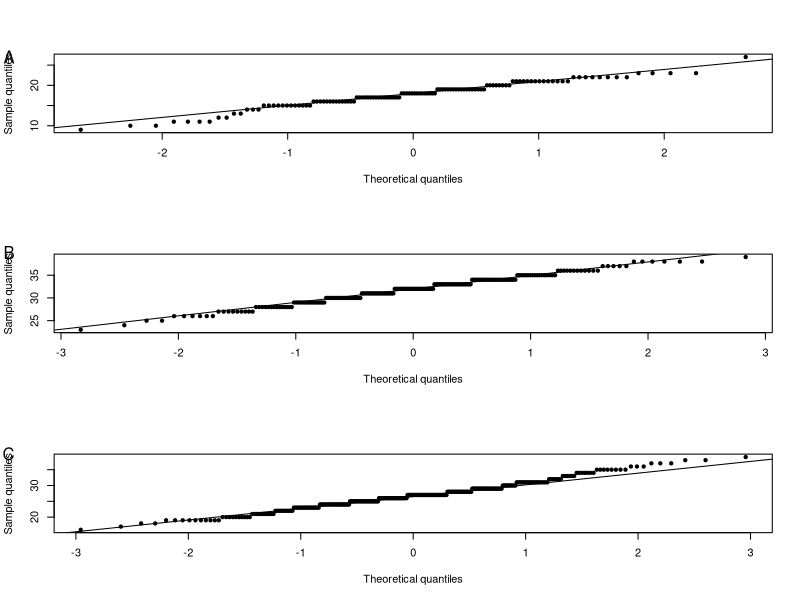
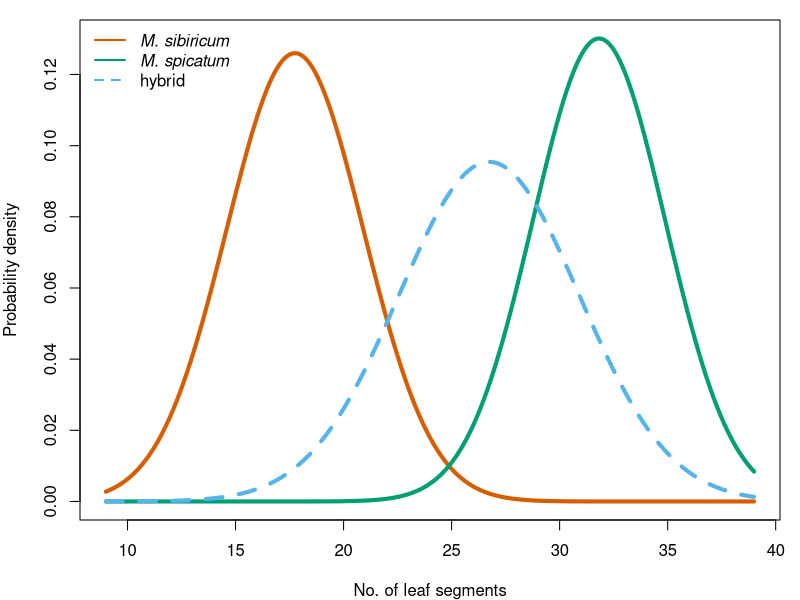
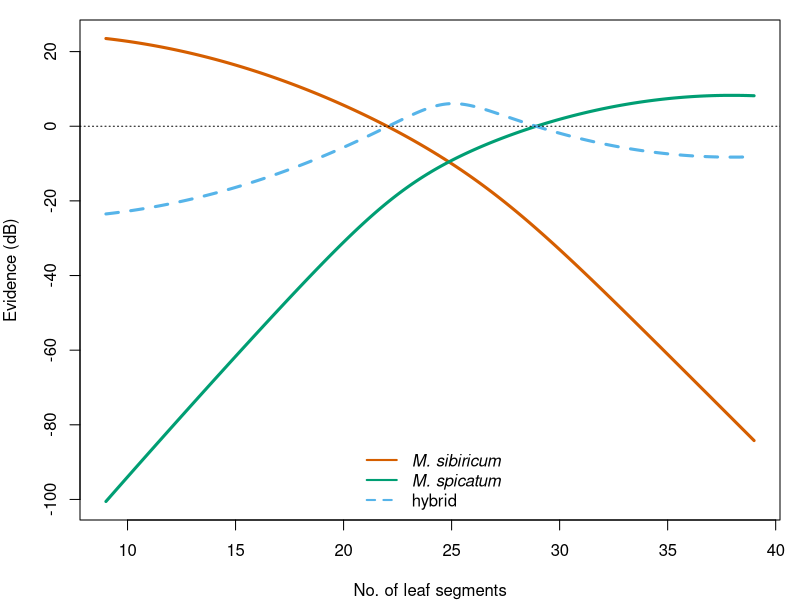

Write the R code that produced these figures, in order. (Note: this script raises an error after producing the figures.)
# Tyrrell—Applications in Plant Sciences 2018-D-18-00191 - Appendix S2
#
# A method for implementing continuous characters in 
# interactive identification keys and estimating the 
# degree of belief in the taxonomic annotation
# (c) Christopher D. Tyrrell, 2018

# APPS figure dimensions, inches
Fig1.5col <- 5.5
Fig2col <- 7.5
FigHeight <- 9
# Universal design color palette
bluegreen <- "#009E73"
reddish <- "#CC79A7"
skyblue <- "#56B4E9"
vermillion <- "#D55E00"

###### Methods Example ######
spp.A <- dnorm(x = 3, mean = 4, sd = 1)
spp.B <- dnorm(x = 3, mean = 6, sd = 1)

P.sppA <- spp.A / (spp.A + spp.B)
P.sppB <- spp.B / (spp.A + spp.B)

###### EXAMPLE 1: Invasive vs. native North American Myriophyllum ######

# Appendix 1. Data from Moody & Les 2007
appendix1 <- cbind(c(9:39), 
                   c(1,2,4,2,2,3,12,14,17,14,18,8,14,8,4,0,0,0,1,rep(0,12)),
                   c(rep(0,14),1,1,2,6,9,14,16,22,23,29,26,26,17,12,5,6,1),
                   c(rep(0,7),1,1,2,10,10,11,11,19,27,30,32,45,26,28,11,21,7,6,7,8,3,3,2,1))

# Expand frequency table (Appendix 1) to get raw data
sibiricum <- rep(appendix1[,1], appendix1[,2])
spicatum <- rep(appendix1[,1], appendix1[,3])
hybrid <- rep(appendix1[,1], appendix1[,4])

# Quantile-quantile plots to visualize possible deviation from normality (Appendix S1)
pdf(file = "Appendix_S1.pdf", width = Fig1.5col, height = FigHeight)
layout(matrix(1:3, nrow = 3, ncol = 1))
qqnorm(sibiricum, pch = 20, main = "", ylab = "Sample quantiles", xlab = "Theoretical quantiles")
qqline(sibiricum)
mtext("A", side = 2, line = 3, las = 1, at = 27)
qqnorm(spicatum, pch = 20, main = "", ylab = "Sample quantiles", xlab = "Theoretical quantiles")
qqline(spicatum)
mtext("B", side = 2, line = 3, las = 1, at = 40)
qqnorm(hybrid, pch = 20, main = "", ylab = "Sample quantiles", xlab = "Theoretical quantiles")
qqline(hybrid)
mtext("C", side = 2, line = 3, las = 1, at = 40)
dev.off()

# Normality tests (not overly useful, but can be run if uncommented)
#shapiro.test(sibiricum)
#shapiro.test(spicatum)
#shapiro.test(hybrid)

## Figure 1 ##
# Generate data for plotting
lfseg.min <- 9  # min(appendix1[,1])
lfseg.max <- 39  # max(appendix1[,1])
x <- seq(from = lfseg.min, to = lfseg.max, length.out = 301)  # 301 makes nice 0.1 intervals
absProb.sibiricum <- dnorm(x, mean = mean(sibiricum), sd = sd(sibiricum))  # generate normal probability densities (curves) across leaf segment states for each taxon
absProb.spicatum <- dnorm(x, mean = mean(spicatum), sd = sd(spicatum))
absProb.hybrid <- dnorm(x, mean = mean(hybrid), sd = sd(hybrid))
plotHeight <- max(c(absProb.sibiricum, absProb.spicatum, absProb.hybrid))
postscript(file = "Figure_1.eps", width = Fig2col, height = FigHeight / 3)
par(mar = c(4,4,1,1))  # more efficient for journal
plot(c(lfseg.min, lfseg.max), c(0, plotHeight), type = "n",
     xlab = "No. of leaf segments", ylab = "Probability density")
lines(x, absProb.sibiricum, lwd = 4, lty = 1, col = vermillion)  # solid orange
lines(x, absProb.spicatum, lwd = 4, lty = 1, col = bluegreen)  # solid green
lines(x, absProb.hybrid, lwd = 4, lty = 2, col = skyblue)  # dashed blue
legend("topleft", legend = c("M. sibiricum", "M. spicatum", "hybrid"), text.font = c(3,3,1), lwd = 2, lty = c(1, 1, 2), col = c(vermillion, bluegreen, skyblue), bty = "n")
dev.off()

## What is the probability for 23 leaf segments?
sumProbs <- absProb.sibiricum + absProb.spicatum + absProb.hybrid
# calculate proportions
relProb.sibiricum <- absProb.sibiricum / sumProbs
relProb.spicatum <- absProb.spicatum / sumProbs
relProb.hybrid <- absProb.hybrid / sumProbs
# sample proportions at x = 23 (index 141)
relProb.sibiricum[which(x == 23)]
relProb.spicatum[which(x == 23)]
relProb.hybrid[which(x == 23)]


## Figure 2 ##
# Generate absolute likelihoods for each taxon across leaf segment
# states, given a measurement error (precision)
measerr <- 1 # assume a count precision of +/- 1 segment

postProb.sibiricum <- postProb.spicatum <- postProb.hybrid <- NULL
for(i in x) {
  # I am using a cheater method of integration here becuase I know I
  # have normal distributions and R has built-in functions for them.
  # Essentially we calculate the area from the left tail to the 
  # measurement (i) plus error (measerr) and subtract that from the
  # area from the left tail to the measurement minus error to get
  # the area we want. Functions for other PDFs/PMFs can be substituted
  # into this method. For more complex PDFs, one could use create their
  # own function and use integrate() or similar.
  tmp <- pnorm(c(i - measerr, i + measerr), mean = mean(sibiricum), sd = sd(sibiricum)) # get both areas at same time
  postProb.sibiricum <- c(postProb.sibiricum, tmp[2] - tmp[1]) # subtract smaller from larger
  tmp <- pnorm(c(i - measerr, i + measerr), mean = mean(spicatum), sd = sd(spicatum))
  postProb.spicatum <- c(postProb.spicatum, tmp[2] - tmp[1])
  tmp <- pnorm(c(i - measerr, i + measerr), mean = mean(hybrid), sd = sd(hybrid))
  postProb.hybrid <- c(postProb.hybrid, tmp[2] - tmp[1])
}
rm(tmp)

# Calcuate Jaynes evidence
evi.sibiricum <- 10 * log10(postProb.sibiricum / (postProb.spicatum + postProb.hybrid))
evi.spicatum <- 10 * log10(postProb.spicatum / (postProb.sibiricum + postProb.hybrid))
evi.hybrid <- 10 * log10(postProb.hybrid / (postProb.sibiricum + postProb.spicatum))
evi.sum <- c(evi.sibiricum, evi.spicatum, evi.hybrid)

## Figure 2 ##
postscript(file = "Figure_2.eps", width = Fig2col, height = FigHeight / 3)
par(mar = c(4,4,1,1))
plot(c(lfseg.min, lfseg.max), c(min(evi.sum), max(evi.sum)), 
     type = "n", xlab = "No. of leaf segments", ylab = "Evidence (dB)")
lines(x, evi.sibiricum, lty = 1, col = vermillion, lwd = 3)  # solid orange
lines(x, evi.spicatum, lty = 1, col = bluegreen, lwd = 3)  # solid green
lines(x, evi.hybrid, lty = 2, col = skyblue, lwd = 3)  # dashed blue
abline(h = 0, lty = 3)  # dotted
legend("bottom", legend = c("M. sibiricum", "M. spicatum", "hybrid"), text.font = c(3,3,1), lwd = 2, lty = c(1, 1, 2), col = c(vermillion, bluegreen, skyblue), bty = "n")
dev.off()

## Where are the "zones of ambiguity"?
#x[which(y.sibiricum < 1 & y.sibiricum > -1)]  # not run because these are
#x[which(y.spicatum < 1 & y.spicatum > -1)]  # repeated in y.hybrid below
x[which(y.hybrid < 1 & y.hybrid > -1)]


###### EXAMPLE 2: Vegetative Rhipidocladum bamboos in Mexico ######

# Appendix 2.
appendix2.means <- matrix(c(7.17, 34.14, 4.00, 150.0, 10.60, 24.71, 5.18, 43.05),
                          nrow = 4, ncol = 2, byrow = TRUE)
appendix2.sd <- matrix(c(1.53, 29.3, 0.50, 25.0, 4.94, 10.0, 1.48, 28.5),
                       nrow = 4, ncol = 2, byrow = TRUE)
# FYI:
# rownames(appendix2.means) <- rownames(appendix2.sd) <- c("R. bartlettii", "R. martinezii", "R. pittieri", "R. racemiflorum")	
# colnames(appendix2.means) <- colnames(appendix2.sd) <- c("Leaf width (mm)", "No. branches")

## Figure 3 ##
postscript(file = "Figure_3.eps", width = Fig2col, height = FigHeight * (2/3))
layout(matrix(1:2, nrow = 2, ncol = 1))
par(mar = c(4, 4, 1, 1))  # looks better
# first character
x1 <- seq(from = 0, to = 20, length.out = 201)  # 201 gives nice intervals
absP1.bart <- dnorm(x1, mean = appendix2.means[1,1], sd = appendix2.sd[1,1])
absP1.mart <- dnorm(x1, mean = appendix2.means[2,1], sd = appendix2.sd[2,1])
absP1.pitt <- dnorm(x1, mean = appendix2.means[3,1], sd = appendix2.sd[3,1])
absP1.race <- dnorm(x1, mean = appendix2.means[4,1], sd = appendix2.sd[4,1])
absP1.all <- c(absP1.bart, absP1.mart, absP1.pitt, absP1.race)
plot(c(min(x1), max(x1)), c(0, max(absP1.all)),
     xlab = "Leaf width (mm)", ylab = "Probability density", type = "n")
lines(x1, absP1.bart, lwd = 4, lty = 1, col = bluegreen)  # solid green
lines(x1, absP1.mart, lwd = 4, lty = 4, col = reddish)  # dot-dash purple
lines(x1, absP1.pitt, lwd = 4, lty = 2, col = skyblue)  # dashed blue
lines(x1, absP1.race, lwd = 4, lty = 1, col = vermillion)  # solid orange
legend("topright", legend = c("R. bartlettii", "R. martinezii", "R. pittieri", "R. racemiflorum"), text.font = 3, lwd = 2, lty = c(1,4,2,1), col = c(bluegreen, reddish, skyblue, vermillion), bty = "n")
mtext("A",2, las = 1, line = 3, at = 0.8)
# second character
x2 <- 1:201
absP2.bart <- dnorm(x2, mean = appendix2.means[1,2], sd = appendix2.sd[1,2])
absP2.mart <- dnorm(x2, mean = appendix2.means[2,2], sd = appendix2.sd[2,2])
absP2.pitt <- dnorm(x2, mean = appendix2.means[3,2], sd = appendix2.sd[3,2])
absP2.race <- dnorm(x2, mean = appendix2.means[4,2], sd = appendix2.sd[4,2])
absP2.all <- c(absP2.bart, absP2.mart, absP2.pitt, absP2.race)
plot(c(min(x2), max(x2)), c(0, max(absP2.all)),
     xlab = "No. of branches", ylab = "Probability density", type = "n")
lines(x2, absP2.bart, lwd = 4, lty = 1, col = bluegreen)  # solid green
lines(x2, absP2.mart, lwd = 4, lty = 4, col = reddish)  # dot-dash purple
lines(x2, absP2.pitt, lwd = 4, lty = 2, col = skyblue)  # dashed blue
lines(x2, absP2.race, lwd = 4, lty = 1, col = vermillion)  # solid orange
mtext("B",2, las = 1, line = 3, at = 0.04)
dev.off()

## Type specimen examples ##
prior <- 1/4  # all species have same initial probabilities
lf.widths.types <- c(7.5, 3, 6, 6.2)
num.branches.types <- c(23, 135, 25, NA)
probs.width <- matrix(NA, nrow = 4, ncol = length(lf.widths.types))
for(lcv in 1:length(lf.widths.types)) {  # lcv = loop control variable
  idx <- which(x1 == lf.widths.types[lcv])  # find the index (idx) where the type specimen's leaf width matches x1
  absP1.sum <- sum(absP1.bart[idx], absP1.mart[idx], absP1.pitt[idx], absP1.race[idx])
  probs.width[1,lcv] <- absP1.bart[idx] / absP1.sum
  probs.width[2,lcv] <- absP1.mart[idx] / absP1.sum
  probs.width[3,lcv] <- absP1.pitt[idx] / absP1.sum
  probs.width[4,lcv] <- absP1.race[idx] / absP1.sum
}
numtypes <- length(num.branches.types)
probs.branch <- matrix(NA, nrow = 4, ncol = numtypes) 
for(lcv in 1:numtypes-1) {  # -1 because of no data for R. racemiflorum
  idx <- which(x2 == num.branches.types[lcv])  # find the index of x2 where number of branches matches the type specimen's
  absP2.sum <- sum(absP2.bart[idx], absP2.mart[idx], absP2.pitt[idx], absP2.race[idx])
  probs.branch[1,lcv] <- absP2.bart[idx] / absP2.sum
  probs.branch[2,lcv] <- absP2.mart[idx] / absP2.sum
  probs.branch[3,lcv] <- absP2.pitt[idx] / absP2.sum
}
rownames(probs.width) <- rownames(probs.branch) <- c("R. bartlettii", "R. martinezii", "R. pittieri", "R. racemiflorum")
postProbs.types <- list(lf.width.only = prior * probs.width, num.branches.only = prior * probs.branch,
                    both = prior * probs.width * probs.branch)
## Table 5 ##
round(postProbs.types$lf.width.only, 3)
round(postProbs.types$num.branches.only, 3)
round(postProbs.types$both, 3)

## Bamboo Posterior Probabilities Across Character States ##
# Calculate absolute likelihoods for each taxon across each character,
# given some measurement precision
measerr <- c(0.5, 1)  # assume a precision of +/- 0.5 mm width or +/- 1 branch
P.bamboo <- list(P.bart = matrix(NA, nrow = 201, ncol = 201),
                 P.mart = matrix(NA, nrow = 201, ncol = 201),
                 P.pitt = matrix(NA, nrow = 201, ncol = 201),
                 P.race = matrix(NA, nrow = 201, ncol = 201))
for (taxon in 1:4) {
  rcount <- 0
  for(i in x1) {
    ccount <- 0
    rcount <- rcount + 1
    for (j in x2) {
      ccount <- ccount + 1
      # Cheater integration using the built-in R function
      tmp1 <- pnorm(c(i - measerr[1], i + measerr[1]), mean = appendix2.means[taxon, 1], sd = appendix2.sd[taxon, 1])
      tmp2 <- pnorm(c(j - measerr[2], j + measerr[2]), mean = appendix2.means[taxon, 2], sd = appendix2.sd[taxon, 2])
      # To use a model other than normal, one could substitute
      # the pnorm() function for another of R's built-in PDFs
      # such as plnorm() [log normal], ppois() [Poisson], etc.
      P.bamboo[[taxon]][rcount, ccount] <- (tmp1[2] - tmp1[1]) * (tmp2[2] - tmp2[1])
    }
  }
}
rm(list = c("tmp1", "tmp2"))

# Calculate Jaynes evidence
E.bart <- 10 * log10(P.bamboo$P.bart / (P.bamboo$P.mart + P.bamboo$P.pitt + P.bamboo$P.race))
E.mart <- 10 * log10(P.bamboo$P.mart / (P.bamboo$P.bart + P.bamboo$P.pitt + P.bamboo$P.race))
E.pitt <- 10 * log10(P.bamboo$P.pitt / (P.bamboo$P.bart + P.bamboo$P.mart + P.bamboo$P.race))
E.race <- 10 * log10(P.bamboo$P.race / (P.bamboo$P.bart + P.bamboo$P.mart + P.bamboo$P.pitt))

## Figure 4 ##
# In order to color the perspective plots, must determine the z-axis center (average value) for each "tile"
bart.facets <- (E.bart[-1, -1] + E.bart[-1, -ncol(E.bart)] + E.bart[-nrow(E.bart), -1] + E.bart[-nrow(E.bart), -ncol(E.bart)]) / 4
mart.facets <- (E.mart[-1, -1] + E.mart[-1, -ncol(E.mart)] + E.mart[-nrow(E.mart), -1] + E.mart[-nrow(E.mart), -ncol(E.mart)]) / 4
pitt.facets <- (E.pitt[-1, -1] + E.pitt[-1, -ncol(E.pitt)] + E.pitt[-nrow(E.pitt), -1] + E.pitt[-nrow(E.pitt), -ncol(E.pitt)]) / 4
race.facets <- (E.race[-1, -1] + E.race[-1, -ncol(E.race)] + E.race[-nrow(E.race), -1] + E.race[-nrow(E.race), -ncol(E.race)]) / 4

postscript(file = "Figure_4.eps", width = Fig2col, height = FigHeight * (2/3))
# Layout 4 panels
layout(matrix(c(1, 3, 2, 4), nrow = 2, ncol = 2))
par(mai = c(0, 0.1, 0, 0))  # shrink margins; looks better
# Fig. 4A
cols <- bart.facets
cols[cols <= 0] <- "darkgrey"
cols[as.numeric(cols) > 0] <- bluegreen
persp(x = 0:200, y = 0:200, z = E.bart,
      theta = 330, phi = 20, col = cols, border = NA, ylab = "No. of branches", 
      xlab = "Leaf width (mm)", zlab = "Evidence (dB)",
      zlim = c(-226, 141)) -> transmtx
xy <- trans3d(x = c(1, 1, 202), 
              y = c(202, 1, 1), 
              z = 0, transmtx)
lines(xy$x, xy$y, lty = 2, col = bluegreen, lwd = 2)
legend("topleft", legend = NA, title = "A", bty = "n", cex = 2)
# Fig. 4B
cols <- mart.facets
cols[cols <= 0] <- "darkgrey"
cols[as.numeric(cols) > 0] <- reddish
persp(x = 0:200, y = 0:200, z = E.mart, 
      theta = 330, phi = 20, col = cols, border = NA, ylab = "No. of branches", 
      xlab = "Leaf width (mm)", zlab = "Evidence (dB)",
      zlim = c(-226, 141))
lines(xy$x, xy$y, lty = 2, col = reddish, lwd = 2)
legend("topleft", legend = "", title = "B", bty = "n", cex = 2)
# Fig. 4C
cols <- pitt.facets
cols[cols <= 0] <- "darkgrey"
cols[as.numeric(cols) > 0] <- skyblue
persp(x = 0:200, y = 0:200, z = E.pitt, 
      theta = 330, phi = 20, col = cols, border = NA, ylab = "No. of branches", 
      xlab = "Leaf width (mm)", zlab = "Evidence (dB)",
      zlim = c(-226, 141))
lines(xy$x, xy$y, lty = 2, col = skyblue, lwd = 2)
legend("topleft", legend = "", title = "C", bty = "n", cex = 2)
# Fig. 4D
cols <- race.facets
cols[cols <= 0] <- "darkgrey"
cols[as.numeric(cols) > 0] <- vermillion
persp(x = 0:200, y = 0:200, z = E.race, 
      theta = 330, phi = 20, col = cols, border = NA, ylab = "No. of branches", 
      xlab = "Leaf width (mm)", zlab = "Evidence (dB)",
      zlim = c(-226, 141))
lines(xy$x, xy$y, lty = 2, col = vermillion, lwd = 2)
legend("topleft", legend = "", title = "D", bty = "n", cex = 2)
dev.off()


## Figure 5 ##
# Get only the positive evidence values for each species
E.bart.pos <- E.bart
E.mart.pos <- E.mart
E.pitt.pos <- E.pitt
E.race.pos <- E.race
# set anything less than 0 to -1 for simplicity of plotting
E.bart.pos[E.bart.pos < 0] <- -1
E.mart.pos[E.mart.pos < 0] <- -1
E.pitt.pos[E.pitt.pos < 0] <- -1
E.race.pos[E.race.pos < 0] <- -1
# combine all four species into one evidence "landscape"
eviscape <- tmp <- pmax(E.bart.pos, E.mart.pos, E.pitt.pos, E.race.pos)
# recode the "landscape" for whichever species has maximum evidence at a particular coordinate
eviscape[eviscape == E.bart.pos] <- 1
eviscape[eviscape == E.mart.pos] <- 2
eviscape[eviscape == E.pitt.pos] <- 3
eviscape[eviscape == E.race.pos] <- 4
eviscape[tmp == -1] <- 0  # "zone of ambiguity" i.e., 'holes' in the positive evidence

fig5cols <- c("white", bluegreen, reddish, skyblue, vermillion)
postscript(file = "Figure_5.eps", width = Fig2col, height = Fig2col)
layout(matrix(c(2,4,1,3), ncol=2, byrow=TRUE), widths=c(4/5,1/5), heights=c(1/5,4/5))
# Level plot with contour lines
par(mar=c(4,4,1,1))
plot(c(min(x1), max(x1)), c(min(x2), max(x2)), type = "n", ylab = "No. of branches", xlab = "Leaf width (mm)")
.filled.contour(x1, x2, eviscape, levels = c(-0.5, 0.5, 1.5, 2.5, 3.5, 4.5), col = fig5cols)
contour(x1, x2, E.bart.pos, add=TRUE, lwd = 2, lty = 1)  # solid black
contour(x1, x2, E.mart.pos, add=TRUE, lwd = 2, lty = 4)  # dot-dash black
contour(x1, x2, E.pitt.pos, add=TRUE, lwd = 2, lty = 2)  # dashed black
contour(x1, x2, E.race.pos, add=TRUE, lwd = 2, col = "darkgrey")  # solid grey
# Leaf width evidence margin plot 
par(mar=c(0,4,1,1))
plot(x1, apply(E.pitt, 1, max), xaxt = "n", ylim = c(-25,140), ylab = "Evidence (db)", col = skyblue, pch = 20)
points(x1, apply(E.mart, 1, max), col = reddish, add = TRUE, pch = 20)
points(x1, apply(E.bart, 1, max), col = bluegreen, add = TRUE, pch = 20)
points(x1, apply(E.race, 1, max), col = vermillion, add = TRUE, pch = 20)
abline(h = 0, lty = 3)
# No. Branches evidence margin plot
par(mar=c(4,0,1,1))
plot(apply(E.pitt, 2, max), x2, yaxt = "n", xlim = c(-25,140), xlab = "Evidence (db)", col = skyblue, pch = 20)
points(apply(E.mart, 2, max), x2, col = reddish, add = TRUE, pch = 20)
points(apply(E.bart, 2, max), x2, col = bluegreen, add = TRUE, pch = 20)
points(apply(E.race, 2, max), x2, col = vermillion, add = TRUE, pch = 20)
abline(v = 0, lty = 3)
# legend
par(mar = c(0,0,1,1))
plot(NA, xlim = c(-25,140), ylim = c(-25,140), axes = FALSE)
legend("topright", legend = c("R. bartlettii", "R. martinezii", "R. pittieri", "R. racemiflorum"), text.font = 3, fill = fig5cols[-1], bty = "n")
dev.off()
